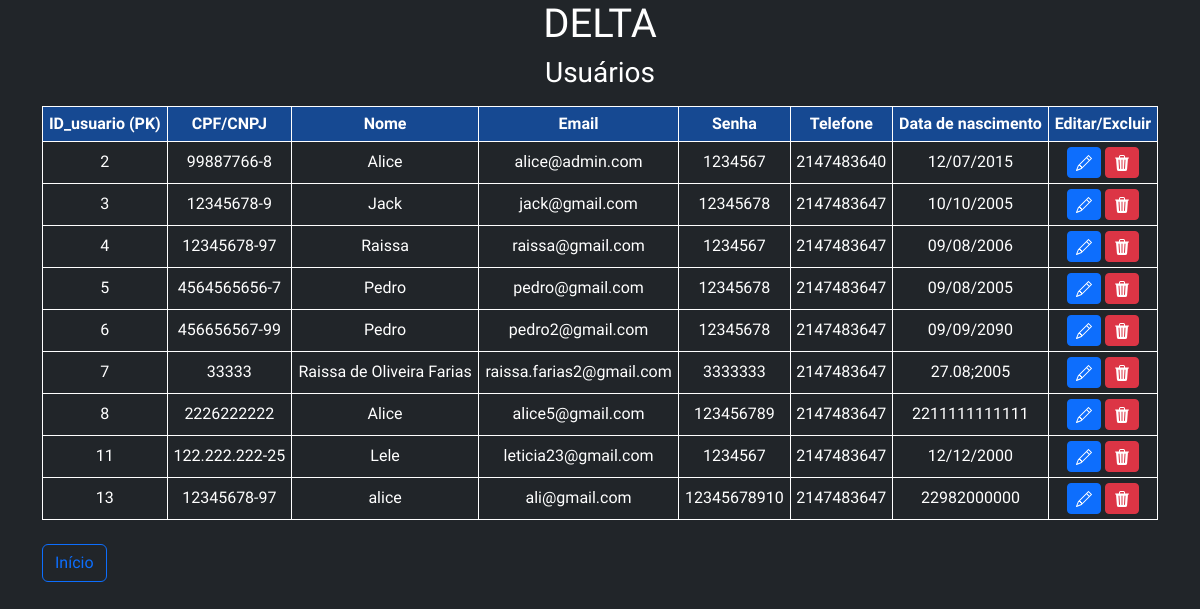
The page /tabelas/tabelaUsuario.php (signed in) on the database its author committed.
### tables this page shows
CREATE TABLE `tb_usuario` (
  `id_usuario` int(255) NOT NULL,
  `nome` varchar(255) NOT NULL,
  `cpf_cnpj` varchar(255) NOT NULL,
  `email` varchar(255) NOT NULL,
  `senha` varchar(255) NOT NULL,
  `telefone` int(255) NOT NULL,
  `data_nas` varchar(255) NOT NULL
);

### db/conexao.php (called while the page is built, shortened)
<?php
    $tabelaUsuario = 'tb_usuario';
?>

### tabelas/tabelaUsuario.php (the view, shortened to what this page needs)
<!DOCTYPE html>
<html lang="pt-br">
<head>
    <link href="https://cdn.jsdelivr.net/npm/bootstrap@5.2.2/dist/css/bootstrap.min.css" rel="stylesheet">
</head>
<body class="text-bg-dark">
    <div class="container mx-auto">
        <h1 class="d-flex justify-content-center mb-2">DELTA</h1>
        <h3 class="d-flex justify-content-center mb-3">Usuários</h3>
        <table class="container">
            <thead>
                <tr>
                    <th>ID_usuario <span class='fw-semibold'>(PK)</span></th>
                    <th>CPF/CNPJ</th>
                    <th>Nome</th>
                    <th>Email</th>
                    <th>Senha</th>
                    <th>Telefone</th>
                    <th>Data de nascimento</th>
                    <th>Editar/Excluir</th>
                </tr>
            </thead>
            <tbody>
                <?php
                    if(isset($_SESSION)) {
                        if ($_SESSION['email'] == "alice@admin.com") {
                            include('../db/conexao.php');
                            $sql = "SELECT * from $tabelaUsuario";
                            $dados = mysqli_query($conn, $sql);
                            while($linha = mysqli_fetch_assoc($dados)) {
                                echo "<tr>
                                        <td>" . $linha['id_usuario'] . "</td>
                                        <td>" . $linha['cpf_cnpj'] . "</td>
                                        <td>" . $linha['nome'] . "</td>
                                        <td>" . $linha['email'] . "</td>
                                        <td>" . $linha['senha'] . "</td>
                                        <td>" . $linha['telefone'] . "</td>
                                        <td>" . $linha['data_nas'] . "</td>
                                        <td>
                                        	<a class='btn btn-sm btn-primary' href='acaoADM/editarUsuario.php?id_usuario=$linha[id_usuario]'>
                                        		<svg xmlns='http://www.w3.org/2000/svg' width='16' height='16' fill='currentColor' class='bi bi-pencil' viewBox='0 0 16 16'>
												    <path d='M12.146.146a.5.5 0 0 1 .708 0l3 3a.5.5 0 0 1 0 .708l-10 10a.5.5 0 0 1-.168.11l-5 2a.5.5 0 0 1-.65-.65l2-5a.5.5 0 0 1 .11-.168l10-10zM11.207 2.5 13.5 4.793 14.793 3.5 12.5 1.207 11.207 2.5zm1.586 3L10.5 3.207 4 9.707V10h.5a.5.5 0 0 1 .5.5v.5h.5a.5.5 0 0 1 .5.5v.5h.293l6.5-6.5zm-9.761 5.175-.106.106-1.528 3.821 3.821-1.528.106-.106A.5.5 0 0 1 5 12.5V12h-.5a.5.5 0 0 1-.5-.5V11h-.5a.5.5 0 0 1-.468-.325z' />
												</svg>
                                        	</a>
                                        	<a class='btn btn-sm btn-danger' href='acaoADM/deletarUsuario.php?id_usuario=$linha[id_usuario]'>
                                        		<svg xmlns='http://www.w3.org/2000/svg' width='16' height='16' fill='currentColor' class='bi bi-trash3-fill' viewBox='0 0 16 16'>
												    <path d='M11 1.5v1h3.5a.5.5 0 0 1 0 1h-.538l-.853 10.66A2 2 0 0 1 11.115 16h-6.23a2 2 0 0 1-1.994-1.84L2.038 3.5H1.5a.5.5 0 0 1 0-1H5v-1A1.5 1.5 0 0 1 6.5 0h3A1.5 1.5 0 0 1 11 1.5Zm-5 0v1h4v-1a.5.5 0 0 0-.5-.5h-3a.5.5 0 0 0-.5.5ZM4.5 5.029l.5 8.5a.5.5 0 1 0 .998-.06l-.5-8.5a.5.5 0 1 0-.998.06Zm6.53-.528a.5.5 0 0 0-.528.47l-.5 8.5a.5.5 0 0 0 .998.058l.5-8.5a.5.5 0 0 0-.47-.528ZM8 4.5a.5.5 0 0 0-.5.5v8.5a.5.5 0 0 0 1 0V5a.5.5 0 0 0-.5-.5Z'/>
												</svg>
                                        	</a>
                                        </td>
                                     </tr>";
                            }
                        } else {
                            header("Location: ../login/index.php");
                        }
                    } else {
                        header("Location: ../cadastro/index.php");
                    }
                ?>
            </tbody>
        </table>
        <button class="mt-4 btn btn-outline-primary"><a href="../principal/indexPrincipal.php" class="text-decoration-none">Início</a></button>
    </div>
</body>
</html>

### tabelas/tabelaUsuario.php (style rules this page uses)
* { margin: 0; padding: 0; box-sizing: border-box; outline: none; font-family: Comfortaa, sans-serif; border: none; text-decoration: none; transition: .3s; }
tr, th, td { text-align: center; border: 1px solid #fff; padding: 5px; }
th, td:hover { background-color: rgba(12, 110, 252, .5); }

### rows shown on the page
tb_usuario: id_usuario "2", cpf_cnpj "99887766-8", nome "Alice", email "alice@admin.com", senha "1234567", telefone "2147483640", data_nas "12/07/2015"
tb_usuario: id_usuario "3", cpf_cnpj "12345678-9", nome "Jack", email "jack@gmail.com", senha "12345678", telefone "2147483647", data_nas "10/10/2005"
tb_usuario: id_usuario "4", cpf_cnpj "12345678-97", nome "Raissa", email "raissa@gmail.com", senha "1234567", telefone "2147483647", data_nas "09/08/2006"
tb_usuario: id_usuario "5", cpf_cnpj "4564565656-7", nome "Pedro", email "pedro@gmail.com", senha "12345678", telefone "2147483647", data_nas "09/08/2005"
tb_usuario: id_usuario "6", cpf_cnpj "456656567-99", nome "Pedro", email "pedro2@gmail.com", senha "12345678", telefone "2147483647", data_nas "09/09/2090"
tb_usuario: id_usuario "7", cpf_cnpj "33333", nome "Raissa de Oliveira Farias", email "raissa.farias2@gmail.com", senha "3333333", telefone "2147483647", data_nas "27.08;2005"
tb_usuario: id_usuario "8", cpf_cnpj "2226222222", nome "Alice", email "alice5@gmail.com", senha "123456789", telefone "2147483647", data_nas "2211111111111"
tb_usuario: id_usuario "11", cpf_cnpj "122.222.222-25", nome "Lele", email "leticia23@gmail.com", senha "1234567", telefone "2147483647", data_nas "12/12/2000"
tb_usuario: id_usuario "13", cpf_cnpj "12345678-97", nome "alice", email "ali@gmail.com", senha "12345678910", telefone "2147483647", data_nas "22982000000"
